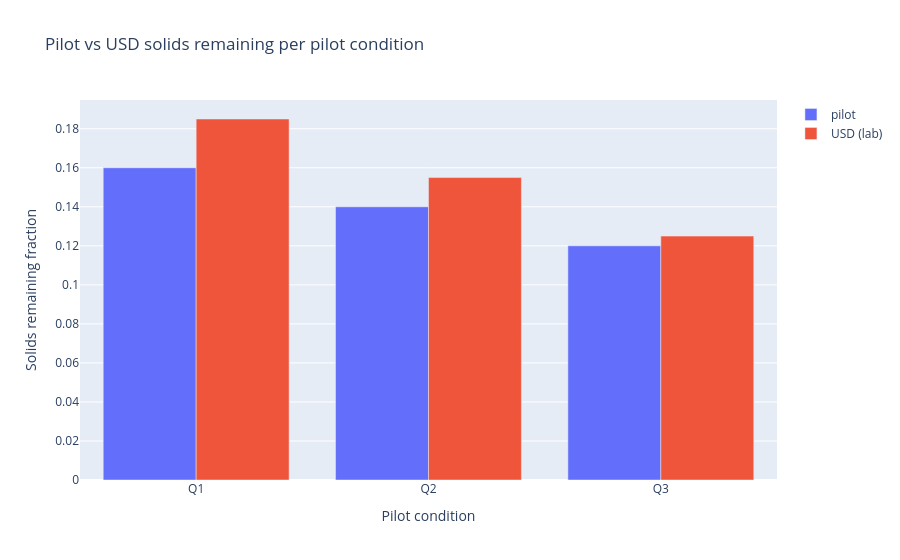

This figure's notebook cell:
### Code cell
import plotly.graph_objects as go

if runs.empty:
    print("No data in 'runs' to plot.")
else:
    pilot_solids = PILOT_CONDITIONS[["pilot_condition", "solids_remaining_frac"]].rename(
        columns={"solids_remaining_frac": "pilot_solids_frac"}
    )
    df_merge = runs.merge(pilot_solids, on="pilot_condition", how="left")

    lab_means = df_merge.groupby("pilot_condition")["solids_remaining_frac"].mean().dropna()
    pilot_vals = df_merge.groupby("pilot_condition")["pilot_solids_frac"].first().dropna()

    common_conds = sorted(set(lab_means.index) & set(pilot_vals.index))
    if not common_conds:
        print("No overlapping pilot_condition entries with both pilot and lab solids.")
    else:
        lab_means = lab_means.loc[common_conds]
        pilot_vals = pilot_vals.loc[common_conds]

        fig = go.Figure()
        fig.add_bar(x=common_conds, y=pilot_vals.values, name="pilot")
        fig.add_bar(x=common_conds, y=lab_means.values, name="USD (lab)")
        fig.update_layout(
            barmode="group",
            title="Pilot vs USD solids remaining per pilot condition",
            xaxis_title="Pilot condition",
            yaxis_title="Solids remaining fraction",
        )
        fig.show()

### Figure 1 — Plotly figure (JSON) as saved in the notebook; plotly's stock layout.template omitted (floating-point values rounded to 4 significant figures)
{"data": [{"name": "pilot", "type": "bar", "x": ["Q1", "Q2", "Q3"], "y": [0.16, 0.14, 0.12]}, {"name": "USD (lab)", "type": "bar", "x": ["Q1", "Q2", "Q3"], "y": [0.185, 0.155, 0.125]}], "layout": {"barmode": "group", "title": {"text": "Pilot vs USD solids remaining per pilot condition"}, "xaxis": {"title": {"text": "Pilot condition"}}, "yaxis": {"title": {"text": "Solids remaining fraction"}}}}
